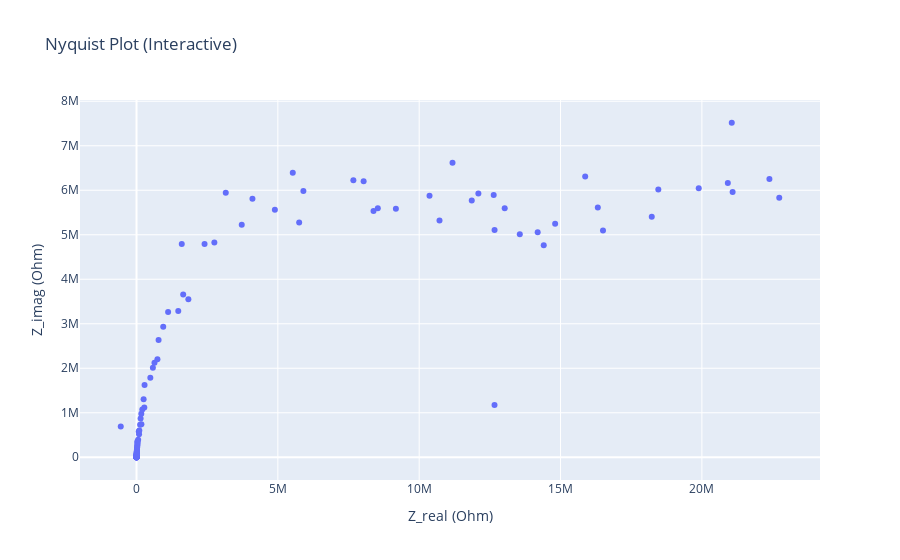
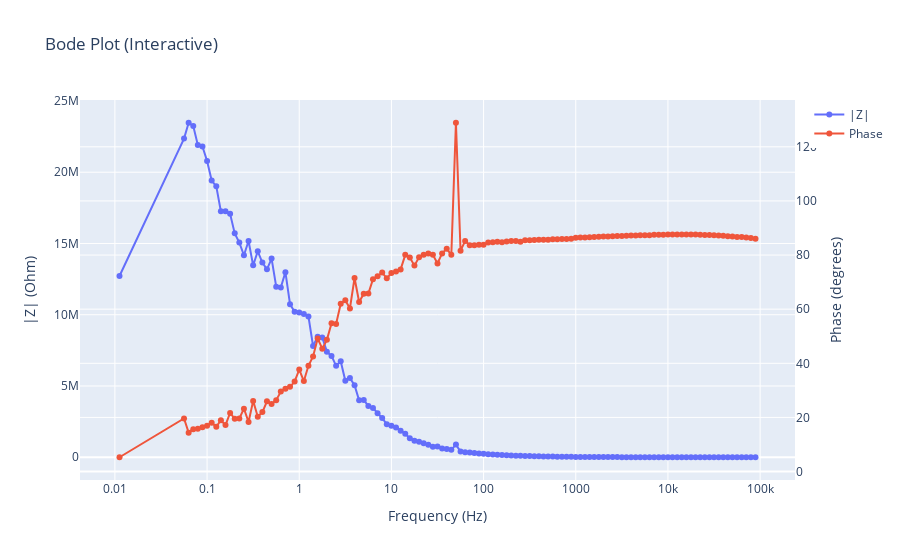

The code cell stored with these charts, in order, in its notebook:
### Markdown cell above
## Interactive PLot

### Code cell
import pandas as pd
import plotly.graph_objects as go


# Create the Nyquist plot (Z_real vs Z_imag) with interactive hover text
fig1 = go.Figure()
fig1.add_trace(go.Scatter(
    x=df_f['Z_real (Ohm)'],
    y=df_f['Z_imag (Ohm)'],
    mode='markers',
    text=df_f.index,  # Display the index on hover
    hovertemplate='Index: %{text}<br>Z_real: %{x}<br>Z_imag: %{y}<extra></extra>',
    name='Nyquist Plot'
))

fig1.update_layout(
    title='Nyquist Plot (Interactive)',
    xaxis_title='Z_real (Ohm)',
    yaxis_title='Z_imag (Ohm)',
    hovermode='closest'
)


# Create the Bode plot with interactive hover text
fig2 = go.Figure()

# |Z| vs Frequency
fig2.add_trace(go.Scatter(
    x=df_f['Frequency (Hz)'],
    y=df_f['|Z| (Ohm)'],
    mode='lines+markers',
    text=df_f.index,  # Display the index on hover
    hovertemplate='Index: %{text}<br>Frequency: %{x}<br>|Z|: %{y}<extra></extra>',
    name='|Z|'
))

# Phase vs Frequency
fig2.add_trace(go.Scatter(
    x=df_f['Frequency (Hz)'],
    y=df_f['Phase (degrees)'],
    mode='lines+markers',
    text=df_f.index,  # Display the index on hover
    hovertemplate='Index: %{text}<br>Frequency: %{x}<br>Phase: %{y}<extra></extra>',
    name='Phase',
    yaxis='y2'
))

fig2.update_layout(
    title='Bode Plot (Interactive)',
    xaxis_title='Frequency (Hz)',
    yaxis_title='|Z| (Ohm)',
    yaxis2=dict(title='Phase (degrees)', overlaying='y', side='right'),
    hovermode='closest',
    xaxis_type='log'
)

# Show the plots
fig1.show()
fig2.show()
